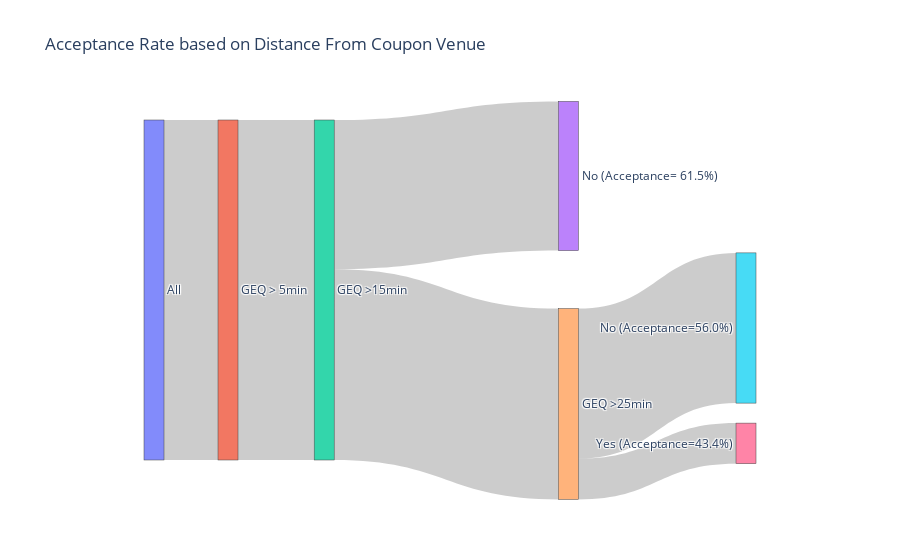

Write notebook code for a chart like this one.
### Markdown cell above
#### Distance from Coupon Venue

We are making the assumption that all customers are at least 5 min away from the coupon venue, and the columns _toCoupon_GEQ15min_ and _toCoupon_GEQ25min_ represent if the coupon venue is more than 15 and 25 min away respectively.

<ins>**Conclusion:** We can clearly see that acceptance rate decreases as the coupon venue distance increases.</ins>

### Code cell
print(data.groupby(['toCoupon_GEQ5min', 'toCoupon_GEQ15min', 'toCoupon_GEQ25min'])['Y'].agg(lambda x: x.sum()/x.shape[0]))

fig = go.Figure(go.Sankey(
    arrangement='snap',
    node=dict(
        label = ["All", "GEQ > 5min", "GEQ >15min", "No (Acceptance= 61.5%)", "GEQ >25min", "No (Acceptance=56.0%)", "Yes (Acceptance=43.4%)"],
        x = [0.1, 0.2, 0.33, 0.66, 0.66, 0.9, 0.9],
        y= [0.5, 0.5, 0.5, 0.2, 0.8, 0.6, 0.9]
        # label=["0", "1", "2", "3", "4", "5"]

    ),
    link=dict(
        source=[0,1,2,2,4,4],
        target=[1,2,3,4,5,6],
        # value=[1,0.439, 0.561, 0.787, 0.213]  
        value = [12079,12079, 5300, 6779, 5337, 1442]
    )
))

fig.update_layout(title= "Acceptance Rate based on Distance From Coupon Venue")
fig.show()
# fig.write_image("images/distance_to.png")

### Figure 1 — Plotly figure (JSON) as saved in the notebook; plotly's stock layout.template omitted (floating-point values rounded to 4 significant figures)
{"data": [{"arrangement": "snap", "link": {"source": [0, 1, 2, 2, 4, 4], "target": [1, 2, 3, 4, 5, 6], "value": [12079, 12079, 5300, 6779, 5337, 1442]}, "node": {"label": ["All", "GEQ > 5min", "GEQ >15min", "No (Acceptance= 61.5%)", "GEQ >25min", "No (Acceptance=56.0%)", "Yes (Acceptance=43.4%)"], "x": [0.1, 0.2, 0.33, 0.66, 0.66, 0.9, 0.9], "y": [0.5, 0.5, 0.5, 0.2, 0.8, 0.6, 0.9]}, "type": "sankey"}], "layout": {"autosize": true, "title": {"text": "Acceptance Rate based on Distance From Coupon Venue"}}}
